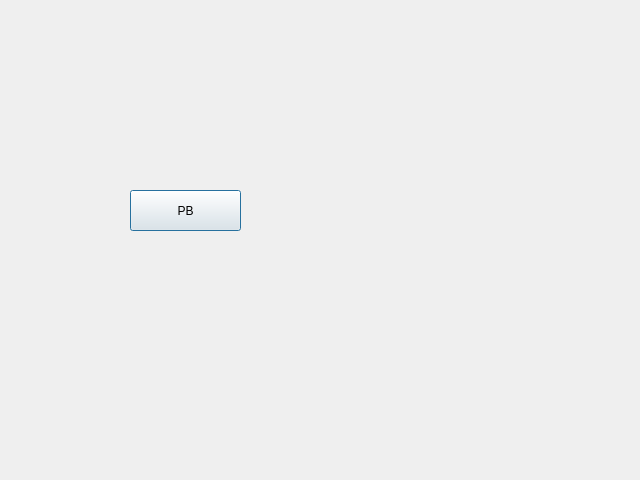
<?xml version="1.0" encoding="UTF-8"?>
<ui version="4.0">
 <class>Dialog</class>
 <widget class="QDialog" name="Dialog">
  <property name="geometry">
   <rect>
    <x>0</x>
    <y>0</y>
    <width>640</width>
    <height>480</height>
   </rect>
  </property>
  <property name="windowTitle">
   <string>Dialog</string>
  </property>
  <widget class="QPushButton" name="pushButton">
   <property name="geometry">
    <rect>
     <x>130</x>
     <y>190</y>
     <width>111</width>
     <height>41</height>
    </rect>
   </property>
   <property name="text">
    <string>PB</string>
   </property>
  </widget>
 </widget>
 <resources/>
 <connections>
  <connection>
   <sender>pushButton</sender>
   <signal>clicked()</signal>
   <receiver>Dialog</receiver>
   <slot>close()</slot>
   <hints>
    <hint type="sourcelabel">
     <x>176</x>
     <y>217</y>
    </hint>
    <hint type="destinationlabel">
     <x>181</x>
     <y>279</y>
    </hint>
   </hints>
  </connection>
 </connections>
</ui>
